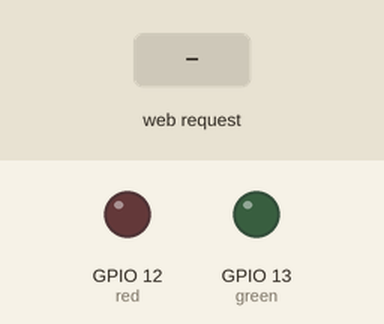
A sketch run on a simulated ESP8266 (NodeMCU). Parts: output pins drawn as LEDs (lit = HIGH). Inputs (shaded band) come from the test bench. WiFi joins after 1.5 s; servers stay silent unless stated; what the sketch prints to the serial monitor is not drawn.

Above: at 2.7 s.
2.8 s: HTTP request GET / received
At 4.0 s:
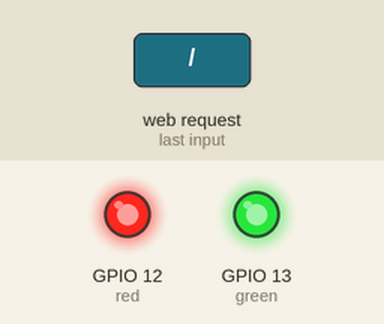
4.3 s: HTTP request GET /red received
At 5.2 s:
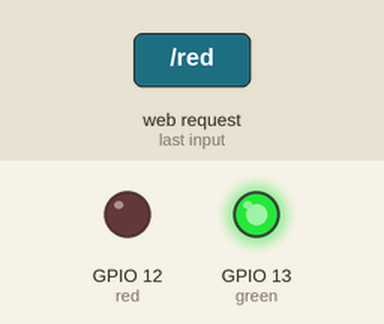
5.8 s: HTTP request GET /green received
At 6.3 s:
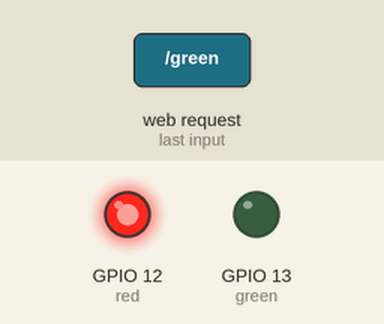
Timing chart, 0 to 8.8 s (numbered marks = the images above; inputs shaded):
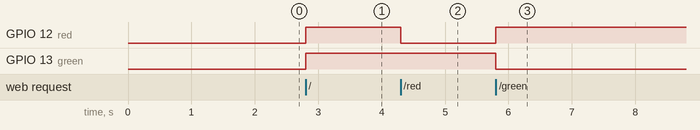

The sketch:

contest.ino
```cpp
#include <ESP8266WiFi.h>
#include <ESP8266WebServer.h>
#include <ESP8266mDNS.h>

const int red = 12;
const int green = 13;
const char* ssid = "AndroidHotspot5049";
//const char* password = "zxcasdqwe1";

ESP8266WebServer server(80);

void setup() {
  Serial.begin(115200);
  WiFi.mode(WIFI_STA);
  WiFi.begin(ssid); //붙을 와이파이 주소
  Serial.println("");
  pinMode(red, OUTPUT);
  pinMode(green, OUTPUT);

  while(WiFi.status() != WL_CONNECTED) // connected가 아닐동안 돌아라
  {
    delay(500);
    Serial.print(".");
  }
  Serial.println("");

  Serial.print("Connected to : ");
  Serial.println(ssid);
  Serial.print("IP address : ");
  Serial.println(WiFi.localIP());

  if (MDNS.begin("SN")) {
    Serial.println("MDNS responder started");
  }

  server.on("/",handleon);
  server.on("/red", redon);
  server.on("/green", greenon);
  server.onNotFound(handleNotFound);

  server.begin();
  Serial.println("HTTP server started");
}

void loop() {
  MDNS.update();
  server.handleClient();
}

void handleon(){
  digitalWrite(red, HIGH);
  digitalWrite(green, HIGH);
  String message = "<html><head><meta charset=\"utf-8\">"
                   "<meta http-equiv='refresh' content='5'/>"
                   "<title>신호등</title></head>"
                   "<body>"
                   "<script></script>"
                   "<center><p>"
                   "<head>신호등 제어를 시작하겠습니다</head>"
                   "</center>"
 "</body></html>";

  server.send(200, "text/html", message);
}

void handleNotFound(){
  String message = "File Not Found\n\n";
  server.send(404, "text/plain", message);
}

void redon(){
  digitalWrite(red, LOW);
  digitalWrite(green, HIGH);
  String message = "<html><head><meta charset=\"utf-8\">"
                   "<meta http-equiv='refresh' content='5'/>"
                   "<title>빨간불</title></head>"
                   "<body>"
                   "<script></script>"
                   "<center><p>"
                   "<head>차량 멈추세요</head>"
                   "</center>"
 "</body></html>";
  server.send(200, "text/html", message);
}

void greenon(){
  digitalWrite(red, HIGH);
  digitalWrite(green, LOW);
  String message = "<html><head><meta charset=\"utf-8\">"
                   "<meta http-equiv='refresh' content='5'/>"
                   "<title>녹색불</title></head>"
                   "<body>"
                   "<script></script>"
                   "<center><p>"
                   "<head>차량 출발하세요</head>"
                   "</center>"
 "</body></html>";
  server.send(200, "text/html", message);
}
```

Measured:
- after the input at 2.8 s, GPIO 12 (red), GPIO 13 (green): LOW → HIGH at once
- after the input at 4.3 s, GPIO 12 (red): HIGH → LOW at once
- after the input at 5.8 s, GPIO 12 (red): LOW → HIGH at once; GPIO 13 (green): HIGH → LOW at once
